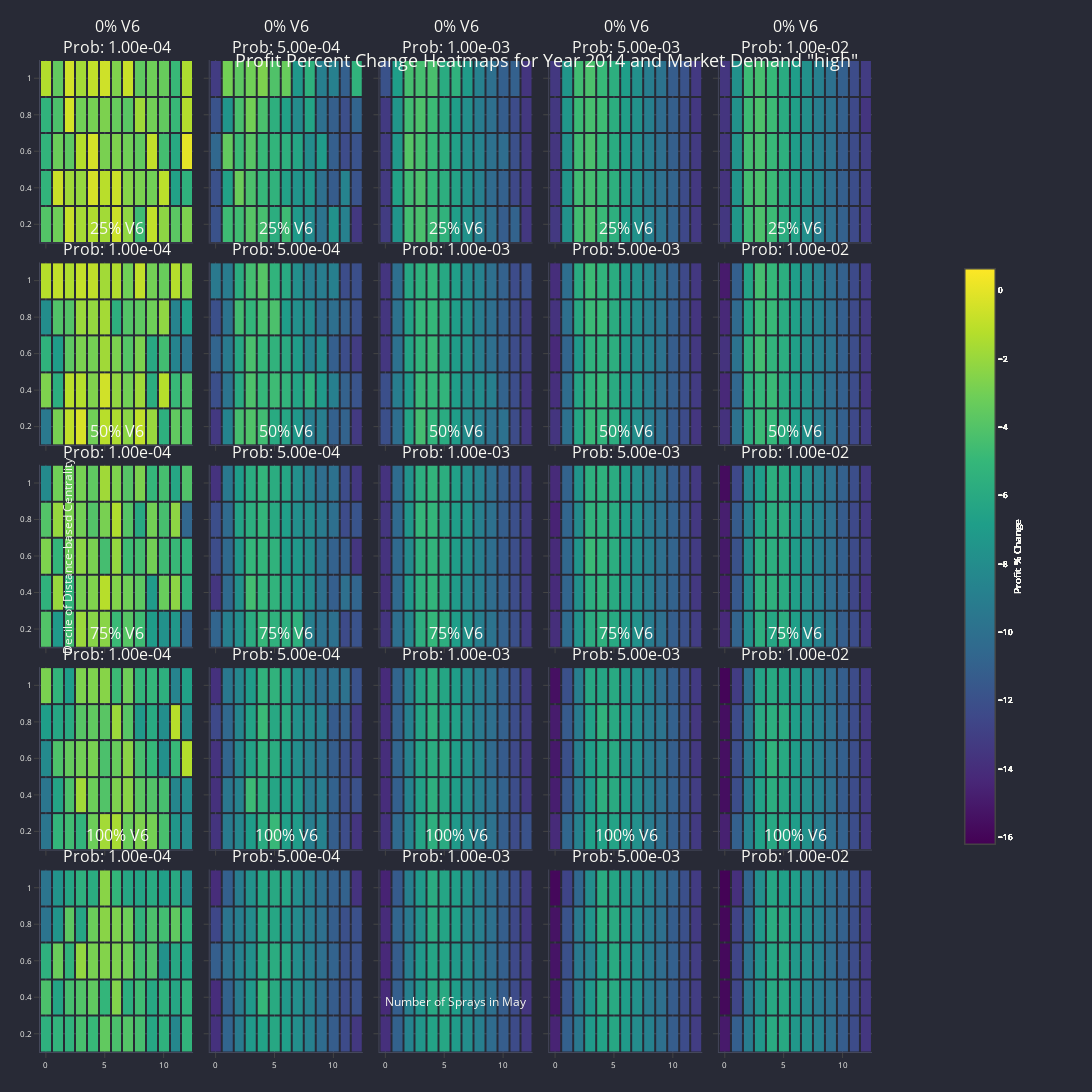

Notebook code cell kept with this figure:
### Code cell
import pandas as pd
import numpy as np
import plotly.graph_objects as go
from plotly.subplots import make_subplots

# Define parameters
year = 2014
market_demand = 'high'

# Read the data
file_name = '../data/processed/simulations/percent_change/profit_percent_change_simulations_power.csv'
df_profit_all = pd.read_csv(file_name)

# Filter the dataframe
df_profit_all = df_profit_all[
    (df_profit_all['year'] == year) & 
    (df_profit_all['market_demand'] == market_demand)
]

# Convert 'decile' to string type for consistent labeling
df_profit_all['decile'] = df_profit_all['decile'].astype(str)

# Get unique combinations of 'V6_percent' and 'initial_prob'
unique_combinations = df_profit_all[['V6_percent', 'initial_prob']].drop_duplicates().sort_values(['V6_percent', 'initial_prob'])

# Number of unique combinations
num_plots = unique_combinations.shape[0]

# Ensure that the number of plots does not exceed 25 (for a 5x5 grid)
if num_plots > 25:
    raise ValueError(f"Number of unique combinations ({num_plots}) exceeds the 5x5 grid size (25).")

# Define the grid size
n_rows, n_cols = 5, 5

# Create subplot titles for better identification
subplot_titles = [
    f"{int(v6_percent*100)}% V6<br>Prob: {initial_prob:.2e}"
    for v6_percent, initial_prob in unique_combinations.values
]

# Create the figure with subplots
fig = make_subplots(
    rows=n_rows, cols=n_cols,
    subplot_titles=subplot_titles,
    horizontal_spacing=0.02,  # Minimal horizontal space between plots
    vertical_spacing=0.02,    # Minimal vertical space between plots
    shared_xaxes=True,        # Share x-axes to minimize space
    shared_yaxes=True,        # Share y-axes to minimize space
    specs=[[{'type': 'heatmap'} for _ in range(n_cols)] for _ in range(n_rows)]
)

# Determine global color scale limits
v_min = df_profit_all['profit_percent_change'].min()
v_max = df_profit_all['profit_percent_change'].max()

for i, (v6_percent, initial_prob) in enumerate(unique_combinations.values):
    # Filter the dataframe for the current combination
    df_filtered = df_profit_all[
        (df_profit_all['V6_percent'] == v6_percent) &
        (df_profit_all['initial_prob'] == initial_prob)
    ]
    
    # Pivot the data for heatmap
    pivot_profit = df_filtered.pivot_table(
        values='profit_percent_change',
        index='decile',
        columns='sprays_in_May',
        aggfunc="mean"
    )
    
    # Sort the columns
    pivot_profit = pivot_profit.sort_index(axis=1)
    
    # Get x and y axes labels
    x_labels = pivot_profit.columns.tolist()
    y_labels = pivot_profit.index.tolist()
    
    # Add heatmap to the subplot
    heatmap = go.Heatmap(
        z=pivot_profit.values,
        x=x_labels,
        y=y_labels,
        colorscale='Viridis',
        zmin=v_min,
        zmax=v_max,
        showscale=True,       # Enable individual color scales
        colorbar=dict(
            title='Profit % Change',
            titleside='right',
            tickfont=dict(size=8),
            lenmode='fraction',
            len=0.6,          # Adjusted to fit within subplot
            y=0.5,
            x=1.1             # Positioning the colorbar outside the heatmap
        ),
        xgap=2,               # Gap between cells in x-direction
        ygap=2,               # Gap between cells in y-direction
        hoverongaps=False
    )
    
    # Determine subplot row and column
    row = (i // n_cols) + 1
    col = (i % n_cols) + 1
    
    fig.add_trace(heatmap, row=row, col=col)

# Define Dracula color palette
dracula_bg = '#282a36'          # Background
dracula_grid = '#44475a'        # Grid lines
dracula_font = '#f8f8f2'        # Default font color
dracula_colorbar_bg = '#282a36' # Colorbar background

# Update layout for Dracula theme
fig.update_layout(
    template=None,  # Remove any existing template
    plot_bgcolor=dracula_bg,
    paper_bgcolor=dracula_bg,
    font=dict(
        color=dracula_font,
        size=10
    ),
    title=dict(
        font=dict(
            color=dracula_font,
            size=18
        )
    ),
    margin=dict(l=40, r=220, t=60, b=40),  # Increased right margin for colorbars
)

# Update x and y axes grid lines and background
for axis in fig['layout']:
    if 'xaxis' in axis or 'yaxis' in axis:
        fig.update_layout(**{
            axis: dict(
                showgrid=True,
                gridcolor=dracula_grid,
                zeroline=False,
                showline=True,
                linecolor=dracula_grid,
                ticks='outside',
                tickfont=dict(color=dracula_font, size=8)
            )
            for axis in fig['layout'] if axis.startswith(('xaxis', 'yaxis'))
        })

# Update layout with optimized size
fig.update_layout(
    height=1200,  # Height in pixels
    width=1200,   # Width in pixels
)

# Update x and y axes to show labels only on the outer plots
for i in range(1, n_rows + 1):
    for j in range(1, n_cols + 1):
        if i < n_rows:
            fig.update_xaxes(showticklabels=False, row=i, col=j)
        if j > 1:
            fig.update_yaxes(showticklabels=False, row=i, col=j)

# Add shared x and y axis titles
fig.add_annotation(
    dict(
        text="Number of Sprays in May",
        x=0.5,
        y=0.04,
        xref="paper",
        yref="paper",
        showarrow=False,
        font=dict(
            size=12,
            color=dracula_font
        )
    )
)

fig.add_annotation(
    dict(
        text="Decile of Distance-based Centrality",
        x=0.02,
        y=0.5,
        textangle=-90,
        xref="paper",
        yref="paper",
        showarrow=False,
        font=dict(
            size=12,
            color=dracula_font
        )
    )
)

# Final layout adjustments
fig.update_layout(
    title=dict(
        text=f'Profit Percent Change Heatmaps for Year {year} and Market Demand "{market_demand}"',
        x=0.5,
        y=0.95,
        xanchor='center',
        yanchor='top',
        font=dict(
            color=dracula_font,
            size=18
        )
    )
)

# Show the figure
fig.show()
